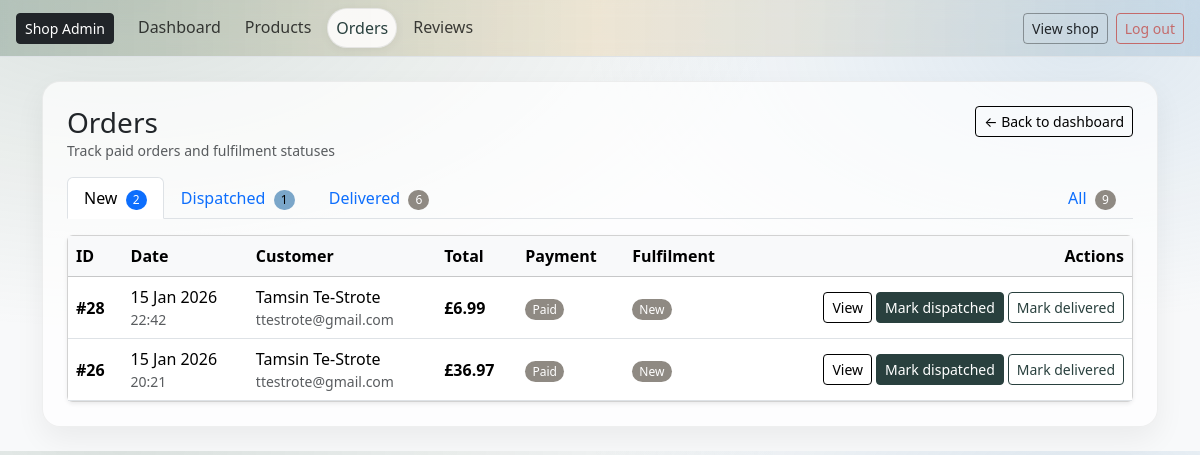
The page /owner/orders/ (signed in) on the database as committed earlier.
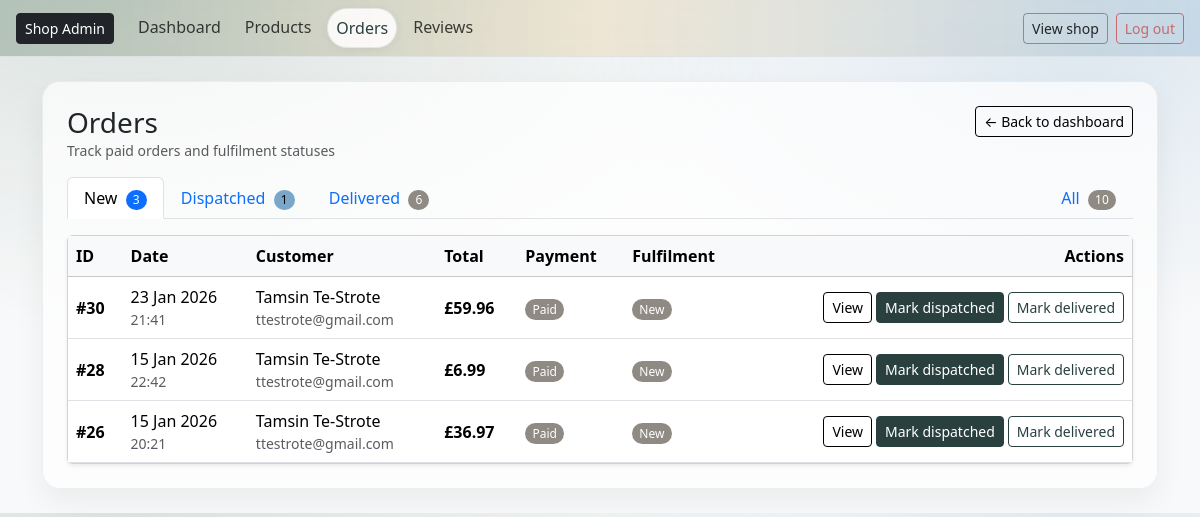
The same page on the database as committed later.
### checkout/models.py (models this page shows, shortened)
class Order(models.Model):
    PENDING = "PENDING"
    PAID = "PAID"
    FAILED = "FAILED"
    NEW = "NEW"
    DISPATCHED = "DISPATCHED"
    DELIVERED = "DELIVERED"
    CANCELLED = "CANCELLED"
    STATUS_CHOICES = [
        (PENDING, "Pending"),
        (PAID, "Paid"),
        (FAILED, "Failed"),
    ]
    FULFILMENT_CHOICES = [
        (NEW, "New"),
        (DISPATCHED, "Dispatched"),
        (DELIVERED, "Delivered"),
        (CANCELLED, "Cancelled"),
    ]
    user = models.ForeignKey(
        settings.AUTH_USER_MODEL,
        on_delete=models.SET_NULL,
        null=True,
        blank=True,
        related_name="orders",
    )
    full_name = models.CharField(max_length=100, blank=True)
    email = models.EmailField(blank=True)
    address_line1 = models.CharField(max_length=255, blank=True)
    address_line2 = models.CharField(max_length=255, blank=True)
    city = models.CharField(max_length=100, blank=True)
    postcode = models.CharField(max_length=20, blank=True)
    status = models.CharField(
        max_length=10,
        choices=STATUS_CHOICES,
        default=PENDING,
    )
    total = models.DecimalField(max_digits=8, decimal_places=2)
    stripe_session_id = models.CharField(max_length=255, blank=True)
    created_at = models.DateTimeField(auto_now_add=True)
    stock_deducted = models.BooleanField(default=False)
    fulfilment_status = models.CharField(
        max_length=12,
        choices=FULFILMENT_CHOICES,
        default=NEW,
    )
    dispatched_at = models.DateTimeField(null=True, blank=True)
    delivered_at = models.DateTimeField(null=True, blank=True)
    cancelled_at = models.DateTimeField(null=True, blank=True)

### owner/views.py (the view)
# urls.py: path("orders/", views.my_orders, name="my_orders"),
@staff_member_required
def orders(request):
    tab = request.GET.get("tab", "new")
    base = Order.objects.all().order_by("-created_at")
    if tab == "all":
        qs = base.filter(
            status=Order.PAID,
            fulfilment_status__in=[
                    Order.DELIVERED,
                    Order.DISPATCHED,
                    Order.NEW,],)
    elif tab == "new":
        qs = base.filter(
            status=Order.PAID, fulfilment_status=Order.NEW)
    elif tab == "dispatched":
        qs = base.filter(
            status=Order.PAID, fulfilment_status=Order.DISPATCHED)
    elif tab == "delivered":
        qs = base.filter(
            status=Order.PAID, fulfilment_status=Order.DELIVERED)
    else:
        qs = base
    counts = {
        "all": base.filter(
            status=Order.PAID,
            fulfilment_status__in=[
                Order.DELIVERED, Order.DISPATCHED, Order.NEW,]).count(),
        "new": base.filter(
            status=Order.PAID, fulfilment_status=Order.NEW).count(),
        "dispatched": base.filter(
            status=Order.PAID, fulfilment_status=Order.DISPATCHED).count(),
        "delivered": base.filter(
            status=Order.PAID, fulfilment_status=Order.DELIVERED).count(),
    }
    return render(request, "owner/orders.html", {
        "orders": qs,
        "tab": tab,
        "counts": counts,
    })

### cart/context_processors.py (called while the page is built)
def cart_count(request):
    cart = get_or_create_cart(request)
    try:
        count = sum(i.qty for i in cart.items.all())
    except Exception:
        count = 0
    return {"cart_count": count}

### cart/utils.py (called while the page is built)
def get_or_create_cart(request):
    if not request.session.session_key:
        request.session.create()
    request.session.set_expiry(60 * 60 * 24 * 14)
    session_key = request.session.session_key
    if request.user.is_authenticated:
        cart, created = Cart.objects.get_or_create(
            user=request.user,
            defaults={"session_key": session_key},
        )
        if not cart.session_key:
            cart.session_key = session_key
            cart.save(update_fields=["session_key"])
        return cart
    cart, _ = Cart.objects.get_or_create(user=None, session_key=session_key)
    return cart

### owner/templates/owner/orders.html (shortened to what the changed rows need)
{% extends "owner/base_owner.html" %}
{% block content %}
<div class="d-flex justify-content-between align-items-start mb-3">
  <div>
    <h1 class="h3 mb-0">Orders</h1>
  </div>
</div>
<ul class="nav nav-tabs mb-3">
  <li class="nav-item">
    <a class="nav-link {% if tab == 'new' %}active{% endif %}" href="?tab=new">
      New
      {% if counts.new %}
        <span class="badge text-bg-primary ms-1">{{ counts.new }}</span>
      {% else %}
        <span class="badge text-bg-light border ms-1">0</span>
      {% endif %}
    </a>
  </li>
  <li class="nav-item ms-auto">
    <a class="nav-link {% if tab == 'all' %}active{% endif %}" href="?tab=all">
      All
      <span class="badge text-bg-secondary ms-1">{{ counts.all }}</span>
    </a>
  </li>
</ul>
<div class="card shadow-sm">
  <div class="table-responsive">
    <table class="table align-middle mb-0">
      <thead class="table-light">
        <tr>
          <th>ID</th>
          <th>Date</th>
          <th>Customer</th>
          <th>Total</th>
          <th>Payment</th>
          <th>Fulfilment</th>
          <th class="text-end">Actions</th>
        </tr>
      </thead>
      <tbody>
        {% for o in orders %}
          <tr>
            <td class="fw-semibold">#{{ o.id }}</td>
            <td>
              {{ o.created_at|date:"d M Y" }}
              <div class="text-muted small">{{ o.created_at|date:"H:i" }}</div>
            </td>
            <td>
              {{ o.full_name|default:o.email|default:"Guest" }}
              {% if o.email %}
                <div class="text-muted small text-truncate" style="max-width: 260px;">{{ o.email }}</div>
              {% endif %}
            </td>
            <td class="fw-semibold">£{{ o.total }}</td>
            <td>
              {% if o.status == "PAID" %}
                <span class="badge text-bg-success">Paid</span>
              {% elif o.status == "PENDING" %}
                <span class="badge text-bg-warning">Pending</span>
              {% else %}
                <span class="badge text-bg-danger">Failed</span>
              {% endif %}
            </td>
            <td>
              {% if o.fulfilment_status == "NEW" %}
                <span class="badge text-bg-secondary">New</span>
              {% elif o.fulfilment_status == "DISPATCHED" %}
                <span class="badge text-bg-info">Dispatched</span>
              {% elif o.fulfilment_status == "DELIVERED" %}
                <span class="badge text-bg-success">Delivered</span>
              {% elif o.fulfilment_status == "CANCELLED" %}
                <span class="badge text-bg-dark">Cancelled</span>
              {% else %}
                <span class="badge text-bg-light border">—</span>
              {% endif %}
            </td>
            <td class="text-end">
              <div class="d-inline-flex align-items-center gap-1">
                <a class="btn btn-sm btn-outline-secondary"
                  href="{% url 'owner:owner_order_detail' o.id %}">
                  View
                </a>
                {% if o.status == "PAID" %}
                  {% if o.fulfilment_status == "NEW" %}
                    <form method="post"
                          action="{% url 'owner:owner_order_set_fulfilment' o.id 'DISPATCHED' %}">
                      <button class="btn btn-sm btn-mm" type="submit">
                        Mark dispatched
                      </button>
                    </form>
                  {% endif %}
                  {% if o.fulfilment_status != "DELIVERED" and o.fulfilment_status != "CANCELLED" %}
                    <form method="post"
                          action="{% url 'owner:owner_order_set_fulfilment' o.id 'DELIVERED' %}">
                      <button class="btn btn-sm btn-mm-outline" type="submit">
                        Mark delivered
                      </button>
                    </form>
                  {% endif %}
                {% endif %}
              </div>
            </td>
          </tr>
        {% endfor %}
      </tbody>
    </table>
  </div>
</div>
{% endblock content %}

Rows that differ between the two databases and show on the page:
added Order: id "30", created_at "23 Jan 2026", created_at "21:41", full_name "Tamsin Te-Strote", email "ttestrote@gmail.com", total "59.96", status "Paid", fulfilment_status "New"
Other text that changed with them:
{{ counts.new }}: "2" → "3"
{{ counts.all }}: "9" → "10"
